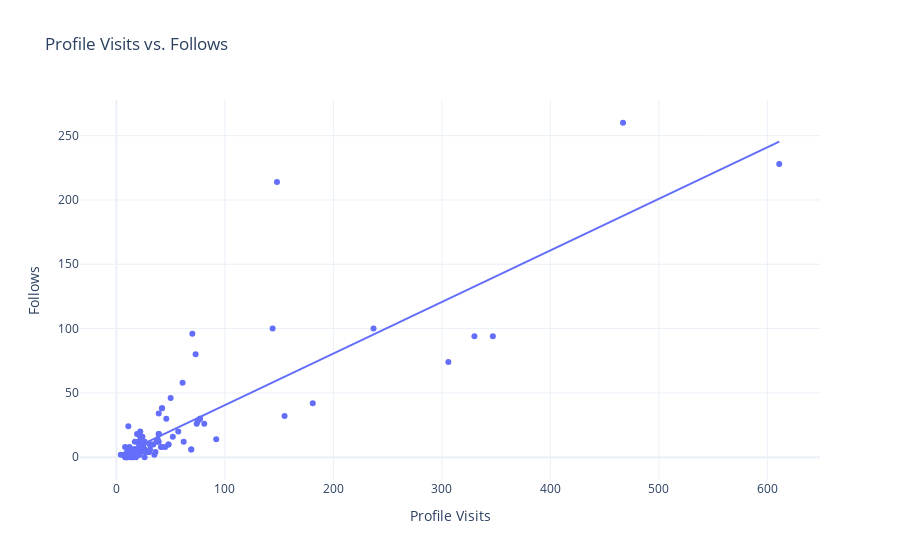

Write notebook code for a chart like this one.
### Code cell
# Relationship between the number of profile visits and follows:

fig = px.scatter(data, 
                 x='Profile Visits', 
                 y='Follows', 
                 trendline = 'ols',
                 title='Profile Visits vs. Follows')
fig.show()

### Figure 1 — Plotly figure (JSON) as saved in the notebook; plotly's stock layout.template omitted (floating-point values rounded to 4 significant figures)
{"data": [{"hovertemplate": "Profile Visits=%{x}<br>Follows=%{y}<extra></extra>", "legendgroup": "", "marker": {"color": "#636efa", "symbol": "circle"}, "mode": "markers", "name": "", "orientation": "v", "showlegend": false, "type": "scatter", "x": [35, 48, 62, 23, 8, 9, 26, 12, 36, 31, 29, 15, 8, 20, 181, 17, 16, 21, 77, 10, 9, 11, 144, 14, 10, 19, 69, 11, 19, 9, 57, 13, 11, 24, 81, 4, 7, 14, 18, 8, 330, 21, 19, 32, 19, 21, 14, 30, 39, 42, 31, 20, 12, 22, 306, 13, 26, 16, 15, 15, 39, 21, 8, 45, 50, 37, 25, 347, 26, 48, 16, 26, 17, 52, 22, 41, 155, 12, 22, 20, 23, 25, 17, 16, 21, 77, 10, 14, 30, 39, 42, 31, 14, 10, 19, 69, 11, 19, 9, 38, 42, 92, 75, 21, 26, 39, 74, 467, 24, 70, 22, 46, 61, 237, 73, 20, 34, 148, 611], "xaxis": "x", "y": [2, 10, 12, 8, 0, 2, 0, 6, 4, 6, 4, 0, 2, 4, 42, 6, 2, 2, 30, 0, 0, 24, 100, 2, 4, 6, 6, 6, 2, 2, 20, 2, 4, 8, 26, 2, 2, 4, 0, 2, 94, 8, 18, 10, 4, 4, 4, 4, 18, 38, 10, 12, 4, 4, 74, 0, 6, 6, 0, 6, 12, 10, 8, 8, 46, 12, 10, 94, 6, 10, 6, 4, 12, 16, 12, 8, 32, 8, 16, 6, 10, 10, 6, 2, 2, 30, 0, 4, 4, 18, 38, 10, 2, 4, 6, 6, 6, 2, 2, 14, 8, 14, 28, 18, 12, 34, 26, 260, 16, 96, 20, 30, 58, 100, 80, 18, 10, 214, 228], "yaxis": "y"}, {"hovertemplate": "<b>OLS trendline</b><br>Follows = 0.400884 * Profile Visits + 0.46283<br>R<sup>2</sup>=0.727868<br><br>Profile Visits=%{x}<br>Follows=%{y} <b>(trend)</b><extra></extra>", "legendgroup": "", "marker": {"color": "#636efa", "symbol": "circle"}, "mode": "lines", "name": "", "showlegend": false, "type": "scatter", "x": [4, 7, 8, 8, 8, 8, 9, 9, 9, 9, 10, 10, 10, 10, 11, 11, 11, 11, 12, 12, 12, 13, 13, 14, 14, 14, 14, 14, 15, 15, 15, 16, 16, 16, 16, 17, 17, 17, 18, 19, 19, 19, 19, 19, 19, 20, 20, 20, 20, 21, 21, 21, 21, 21, 21, 22, 22, 22, 22, 23, 23, 24, 24, 25, 25, 26, 26, 26, 26, 26, 29, 30, 30, 31, 31, 31, 32, 34, 35, 36, 37, 38, 39, 39, 39, 39, 41, 42, 42, 42, 45, 46, 48, 48, 50, 52, 57, 61, 62, 69, 69, 70, 73, 74, 75, 77, 77, 81, 92, 144, 148, 155, 181, 237, 306, 330, 347, 467, 611], "xaxis": "x", "y": [2.066, 3.269, 3.67, 3.67, 3.67, 3.67, 4.071, 4.071, 4.071, 4.071, 4.472, 4.472, 4.472, 4.472, 4.873, 4.873, 4.873, 4.873, 5.273, 5.273, 5.273, 5.674, 5.674, 6.075, 6.075, 6.075, 6.075, 6.075, 6.476, 6.476, 6.476, 6.877, 6.877, 6.877, 6.877, 7.278, 7.278, 7.278, 7.679, 8.08, 8.08, 8.08, 8.08, 8.08, 8.08, 8.481, 8.481, 8.481, 8.481, 8.881, 8.881, 8.881, 8.881, 8.881, 8.881, 9.282, 9.282, 9.282, 9.282, 9.683, 9.683, 10.08, 10.08, 10.48, 10.48, 10.89, 10.89, 10.89, 10.89, 10.89, 12.09, 12.49, 12.49, 12.89, 12.89, 12.89, 13.29, 14.09, 14.49, 14.89, 15.3, 15.7, 16.1, 16.1, 16.1, 16.1, 16.9, 17.3, 17.3, 17.3, 18.5, 18.9, 19.71, 19.71, 20.51, 21.31, 23.31, 24.92, 25.32, 28.12, 28.12, 28.52, 29.73, 30.13, 30.53, 31.33, 31.33, 32.93, 37.34, 58.19, 59.79, 62.6, 73.02, 95.47, 123.1, 132.8, 139.6, 187.7, 245.4], "yaxis": "y"}], "layout": {"legend": {"tracegroupgap": 0}, "title": {"text": "Profile Visits vs. Follows"}, "xaxis": {"anchor": "y", "domain": [0, 1], "title": {"text": "Profile Visits"}}, "yaxis": {"anchor": "x", "domain": [0, 1], "title": {"text": "Follows"}}}}
